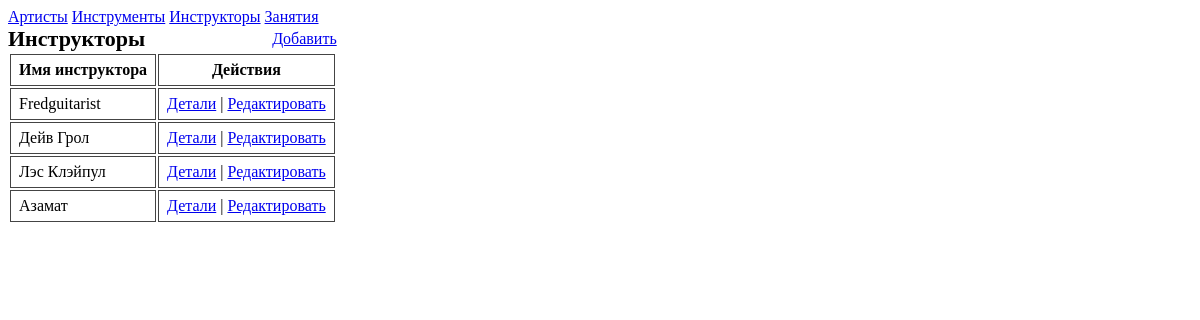
The app's page /Instructor/view/ with its own data.
### Application/models.py (models this page shows, shortened)
class Instructor(models.Model):
    name = models.CharField(max_length=70, verbose_name="Имя инструктора")
    phone = models.CharField(max_length=15, verbose_name="Телефон", validators=[phone_validator])
    specialization = models.CharField(max_length=150, verbose_name="Специализация")
    required_fields = ['name']
    class Meta:
        verbose_name = "инструктор"
        verbose_name_plural = "инструкторы"

### Application/views.py (the view)
# urls.py: path('Instructor/view/', views.InstructorView, name='InstructorView'),
def InstructorView(request):
    return ViewFromForm(request, Instructor, "Инструкторы")

### Application/views.py (called while the page is built)
def ViewFromForm(request, Model, title):
    queryset = Model.objects.all()
    required = getattr(Model, 'required_fields', [])
    fields = [Model._meta.get_field(field_name).verbose_name for field_name in required]
    objects = []
    for el in queryset:
        obj = [getattr(el, 'id')]
        for field_name in required:
            val = getattr(el, field_name)
            if not isinstance(val, (datetime.date, datetime.datetime)):
                val = str(val)
            obj.append(val)
        objects.append(obj)
    return render(request, 'list.html', {
        'title': title,
        'fields': fields,
        'objects': objects,
        'model_name': Model.__name__
    })

### Application/templates/list.html (shortened to what this page needs)
{% extends 'header.html' %}
{% block in_body %}
<table>
  <caption>
    <div class="cap">
      <span> {{ title }} </span>
      <a href="/{{ model_name }}/create/"> Добавить </a>
    </div>
  </caption>
  <thead>
    <tr>
      {% for field in fields %}
        <th>{{ field }}</th>
      {% endfor %}
      <th>Действия</th>
    </tr>
  </thead>
  <tbody>
    {% for obj in objects %}
      <tr>
        {% for value in obj %}
          {% if not forloop.first %}
            <td>{{ value }}</td>
          {% endif %}
        {% endfor %}
        <td>
          <a href="/{{ model_name }}/{{ obj.0 }}/detail/">Детали</a>
          |
          <a href="/{{ model_name }}/{{ obj.0 }}/edit/">Редактировать</a>
        </td>
      </tr>
    {% endfor %}
  </tbody>
</table>
{% endblock %}

### Application/static/style.css (style rules this page uses)
thead, th, td { border: 1px #444 solid; padding: 6px 8px; }
.cap { display: flex; justify-content: space-between; align-items: center; }
.cap span { font-size: 22px; font-weight: bold; }

### records on screen
Instructor: obj "Fredguitarist"
Instructor: obj "Дейв Грол"
Instructor: obj "Лэс Клэйпул"
Instructor: obj "Азамат"

### other values on screen
{{ title }} "Инструкторы"
{{ field }} "Имя инструктора"
